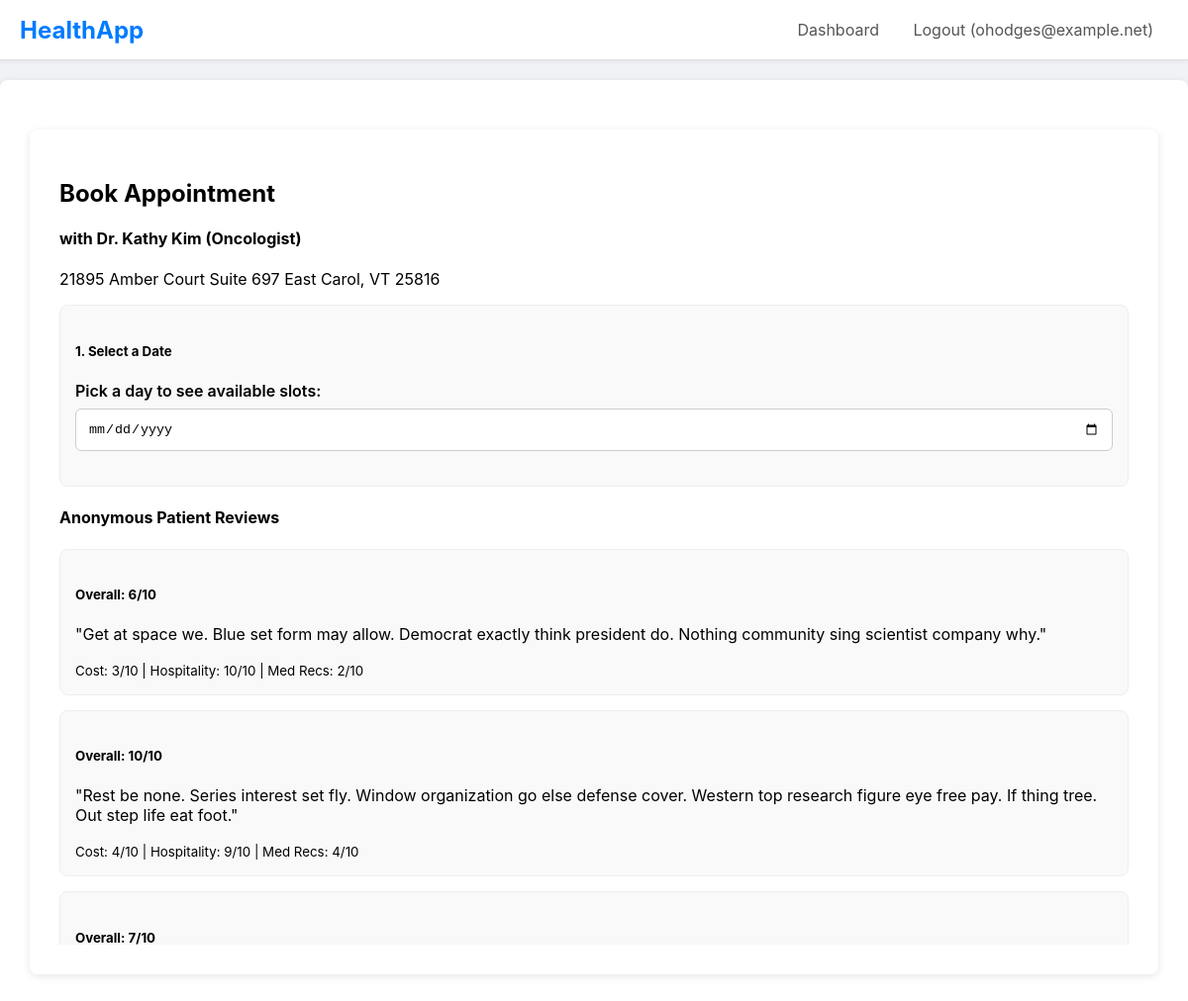
The app's page /book_appointment/10 (signed in) with its own data.
### main.py (models this page shows)
class User(db.Model, UserMixin):
    id = db.Column(db.Integer, primary_key=True)
    email = db.Column(db.String(120), unique=True, nullable=False)
    password_hash = db.Column(db.String(60), nullable=False)
    role = db.Column(db.String(20), nullable=False)
    patient_profile = db.relationship('PatientProfile', backref='user', uselist=False, cascade="all, delete-orphan")
    doctor_profile = db.relationship('DoctorProfile', backref='user', uselist=False, cascade="all, delete-orphan")
    insurance_profile = db.relationship('InsuranceProfile', backref='user', uselist=False, cascade="all, delete-orphan")

class DoctorProfile(db.Model):
    id = db.Column(db.Integer, primary_key=True)
    full_name = db.Column(db.String(100), nullable=False, default='Dr. Unnamed')
    phone = db.Column(db.String(20))
    specialty = db.Column(db.String(100))
    practice_address = db.Column(db.String(200))
    pincode = db.Column(db.String(10))
    latitude = db.Column(db.Float)
    longitude = db.Column(db.Float)
    availability_start_time = db.Column(db.Time) # e.g., 09:00:00
    availability_end_time = db.Column(db.Time)   # e.g., 17:00:00
    slot_duration_minutes = db.Column(db.Integer, default=30)
    user_id = db.Column(db.Integer, db.ForeignKey('user.id'), nullable=False, unique=True)
    records_written = db.relationship('MedicalRecord', backref='doctor', lazy='dynamic', foreign_keys='MedicalRecord.doctor_id')
    appointments = db.relationship('Appointment', backref='doctor', lazy='dynamic', foreign_keys='Appointment.doctor_id')
    reviews = db.relationship('DoctorReview', backref='doctor_profile', lazy='dynamic', foreign_keys='DoctorReview.doctor_id')
    files_written = db.relationship('MedicalFile', backref='doctor', lazy='dynamic', foreign_keys='MedicalFile.doctor_id')
    permitted_patients = db.relationship('PatientProfile', secondary=patient_doctor_permissions,
        back_populates='permitted_doctors')

class DoctorReview(db.Model):
    id = db.Column(db.Integer, primary_key=True)
    cost_rating = db.Column(db.Integer, nullable=False) # 1-10
    hospitality_rating = db.Column(db.Integer, nullable=False) # 1-10
    med_rec_rating = db.Column(db.Integer, nullable=False) # 1-10
    overall_rating = db.Column(db.Integer, nullable=False) # 1-10
    comment = db.Column(db.Text)
    created_at = db.Column(db.DateTime, nullable=False, default=db.func.current_timestamp())
    patient_id = db.Column(db.Integer, db.ForeignKey('patient_profile.id'), nullable=False)
    doctor_id = db.Column(db.Integer, db.ForeignKey('doctor_profile.id'), nullable=False)
    __table_args__ = (db.UniqueConstraint('patient_id', 'doctor_id', name='_patient_doctor_review_uc'),)

### main.py (the view, shortened to what this page needs)
@app.route("/book_appointment/<int:doctor_id>", methods=['GET', 'POST'])
@login_required
@role_required('patient')
def book_appointment(doctor_id):
    doctor = db.session.get(DoctorProfile, doctor_id)
    if not doctor:
        flash('Doctor not found.', 'danger')
        return redirect(url_for('patient_dashboard'))
    selected_date_str = request.args.get('date')
    selected_date = None
    available_slots = []
    today_date = datetime.date.today().isoformat()
    reviews = doctor.reviews.order_by(DoctorReview.created_at.desc()).all()
    return render_template('book_appointment.html',
                           doctor=doctor,
                           reviews=reviews,
                           selected_date=selected_date,
                           available_slots=available_slots,
                           today_date=today_date) # <-- Pass today's date to the template

### main.py (called while the page is built)
@login_manager.user_loader
def load_user(user_id):
    return db.session.get(User, int(user_id))

def role_required(role_name):
    def decorator(f):
        @wraps(f)
        def decorated_function(*args, **kwargs):
            if not current_user.is_authenticated or current_user.role != role_name:
                abort(403)
            if current_user.role == 'patient':
                g.profile = current_user.patient_profile
            elif current_user.role == 'doctor':
                g.profile = current_user.doctor_profile
            elif current_user.role == 'insurance':
                g.profile = current_user.insurance_profile
            return f(*args, **kwargs)
        return decorated_function
    return decorator

### templates/book_appointment.html (shortened to what this page needs)
{% extends 'layout.html' %}
{% block content %}
<div class="container mt-4">
    <h2>Book Appointment</h2>
    <h4>with {{ doctor.full_name }} ({{ doctor.specialty }})</h4>
    <p>{{ doctor.practice_address }}</p>
    <div class="row">
        <div class="col-md-6">
            <div class="card">
                <div class="card-body">
                    <h5 class="card-title">1. Select a Date</h5>
                    <div class="form-group">
                        <label for="appointment_date">Pick a day to see available slots:</label>
                        <input type="date" id="appointment_date" class="form-control"
                               value="{{ selected_date.isoformat() if selected_date else '' }}"
                               min="{{ today_date }}">
                    </div>
                </div>
            </div>
        </div>
        <div class="col-md-6">
            <h4>Anonymous Patient Reviews</h4>
            <div style="max-height: 400px; overflow-y: auto;">
                {% if reviews %}
                    {% for review in reviews %}
                        <div class="card mb-2">
                            <div class="card-body">
                                <h5 class="card-title">Overall: {{ review.overall_rating }}/10</h5>
                                <p class="card-text">"{{ review.comment }}"</p>
                                <small class="text-muted">
                                    Cost: {{ review.cost_rating }}/10 |
                                    Hospitality: {{ review.hospitality_rating }}/10 |
                                    Med Recs: {{ review.med_rec_rating }}/10
                                </small>
                            </div>
                        </div>
                    {% endfor %}
                {% else %}
                    <p>No reviews available for this doctor yet.</p>
                {% endif %}
            </div>
        </div>
    </div>
</div>
{% endblock %}

### templates/layout.html (shortened to what this page needs)
<!DOCTYPE html>
<html lang="en">
<head>
</head>
<body>
    <nav>
        <div class="logo"><a href="{{ url_for('home') }}" style="text-decoration: none; color: #007bff;">HealthApp</a></div>
        <div class="nav-links">
            {% if current_user.is_authenticated %}
                <a href="{{ url_for('dashboard') }}">Dashboard</a>
                <a href="{{ url_for('logout') }}">Logout ({{ current_user.email }})</a>
            {% else %}
                <a href="{{ url_for('login') }}">Login</a>
                <a href="{{ url_for('register') }}">Register</a>
            {% endif %}
        </div>
    </nav>
    <div class="container">
        {% block content %}{% endblock %}
    </div>
</body>
</html>

### templates/layout.html (style rules this page uses)
body { font-family: -apple-system, BlinkMacSystemFont, "Segoe UI", Roboto, Helvetica, Arial, sans-serif; margin: 0; background-color: #f0f2f5; }
nav { background-color: #ffffff; padding: 0 20px; border-bottom: 1px solid #ddd; display: flex; justify-content: space-between; align-items: center; box-shadow: 0 2px 4px rgba(0,0,0,0.05); }
nav .logo { font-size: 1.5rem; font-weight: bold; color: #007bff; }
nav .nav-links a { color: #555; text-decoration: none; padding: 20px 15px; display: inline-block; }
.container { max-width: 1200px; margin: 20px auto; background-color: #ffffff; padding: 30px; border-radius: 8px; box-shadow: 0 2px 8px rgba(0,0,0,0.1); }
.form-group { margin-bottom: 20px; }
.form-group label { display: block; margin-bottom: 8px; font-weight: 600; }
.form-group input, .form-group select, .form-group textarea { width: 100%; padding: 12px; border: 1px solid #ccc; border-radius: 6px; box-sizing: border-box; }
.card { background: #f9f9f9; border: 1px solid #eee; border-radius: 8px; padding: 15px; margin-bottom: 15px; }

### records on screen
User: email "ohodges@example.net"
DoctorProfile: full_name "Dr. Kathy Kim", specialty "Oncologist", practice_address "21895 Amber Court Suite 697 East Carol, VT 25816"
DoctorReview: overall_rating "6", comment "Get at space we. Blue set form may allow. Democrat exactly think president do. Nothing community sing scientist company why.", cost_rating "3", hospitality_rating "10", med_rec_rating "2"
DoctorReview: overall_rating "10", comment "Rest be none. Series interest set fly. Window organization go else defense cover. Western top research figure eye free pay. If thing tree. Out step life eat foot.", cost_rating "4", hospitality_rating "9", med_rec_rating "4"
DoctorReview: overall_rating "7"
